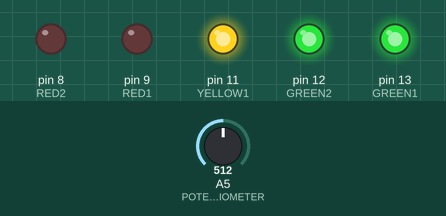
Bench run of a sketch on a simulated Arduino Uno, built with avr-gcc and run on an emulated ATmega328P. Parts: output pins drawn as LEDs (lit = HIGH). The test bench sets the inputs (shaded band); at power-on: A5 (POTENTIOMETER) = 512.

Above: at 1.2 s.
1.3 s: A5 (POTENTIOMETER) set to 498
At 2.0 s:
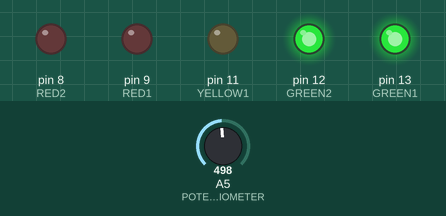
2.8 s: A5 (POTENTIOMETER) set to 355
4.3 s: A5 (POTENTIOMETER) set to 331
At 5.5 s:
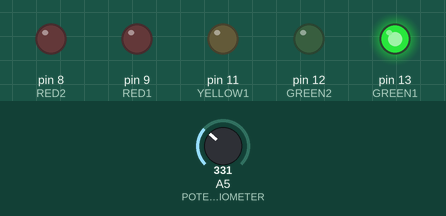
5.8 s: A5 (POTENTIOMETER) set to 177
7.3 s: A5 (POTENTIOMETER) set to 154
At 7.8 s:
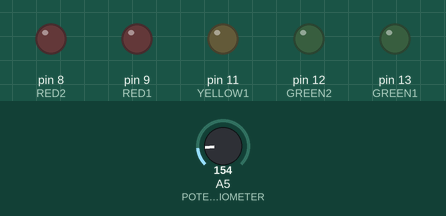
8.8 s: A5 (POTENTIOMETER) set to 306
At 10.1 s:
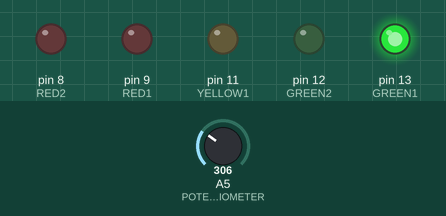
Timing chart, 0 to 11.3 s (numbered marks = the images above; inputs shaded):
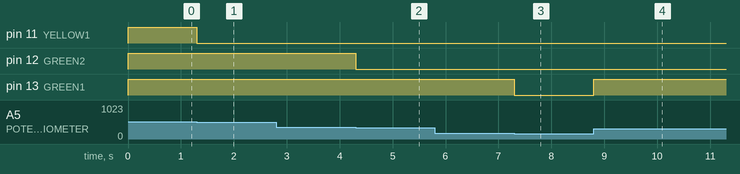

The sketch:

Practica4.2.ino
```cpp
#define GREEN1 13
#define GREEN2 12
#define YELLOW1 11
#define YELLOW2 10
#define RED1 9
#define RED2 8
#define POTENTIOMETER 5

void setup() {
  pinMode(GREEN1, OUTPUT);
  pinMode(GREEN2, OUTPUT);
  pinMode(YELLOW1, OUTPUT);
  pinMode(RED1, OUTPUT);
  pinMode(RED2, OUTPUT);
  pinMode(POTENTIOMETER, INPUT);
}

void loop(){

  int ValueFromPotentiometer = analogRead(POTENTIOMETER);
  int value = map(ValueFromPotentiometer,0,1023,0,6);

  if(value == 0){
    digitalWrite(GREEN1, LOW);
    digitalWrite(GREEN2, LOW);
    digitalWrite(YELLOW1, LOW);
    digitalWrite(YELLOW2, LOW);
    digitalWrite(RED1, LOW);
    digitalWrite(RED2, LOW);
  } else if (value == 1){
    digitalWrite(GREEN1, HIGH);
    digitalWrite(GREEN2, LOW);
    digitalWrite(YELLOW1, LOW);
    digitalWrite(YELLOW2, LOW);
    digitalWrite(RED1, LOW);
    digitalWrite(RED2, LOW);
  } else if (value == 2){
    digitalWrite(GREEN1, HIGH);
    digitalWrite(GREEN2, HIGH);
    digitalWrite(YELLOW1, LOW);
    digitalWrite(YELLOW2, LOW);
    digitalWrite(RED1, LOW);
    digitalWrite(RED2, LOW);
  } else if (value == 3){
    digitalWrite(GREEN1, HIGH);
    digitalWrite(GREEN2, HIGH);
    digitalWrite(YELLOW1, HIGH);
    digitalWrite(YELLOW2, LOW);
    digitalWrite(RED1, LOW);
    digitalWrite(RED2, LOW);
  } else if (value == 4){
    digitalWrite(GREEN1, HIGH);
    digitalWrite(GREEN2, HIGH);
    digitalWrite(YELLOW1, HIGH);
    digitalWrite(YELLOW2, HIGH);
    digitalWrite(RED1, LOW);
    digitalWrite(RED2, LOW);
  } else if (value == 5){
    digitalWrite(GREEN1, HIGH);
    digitalWrite(GREEN2, HIGH);
    digitalWrite(YELLOW1, HIGH);
    digitalWrite(YELLOW2, HIGH);
    digitalWrite(RED1, HIGH);
    digitalWrite(RED2, LOW);
  } else if (value == 6){
    digitalWrite(GREEN1, HIGH);
    digitalWrite(GREEN2, HIGH);
    digitalWrite(YELLOW1, HIGH);
    digitalWrite(YELLOW2, HIGH);
    digitalWrite(RED1, HIGH);
    digitalWrite(RED2, HIGH);
  }
}
```

Measured:
- the behaviour switches between 512 and 511 on A5 (POTENTIOMETER) (found by bisection; images 0 and 1)
- the behaviour switches between 341 and 340 on A5 (POTENTIOMETER) (found by bisection; images 1 and 2)
- the behaviour switches between 171 and 170 on A5 (POTENTIOMETER) (found by bisection; images 2 and 3)
- after the input at 1.3 s, pin 11 (YELLOW1): HIGH → LOW at once
- after the input at 2.8 s, every drawn part: stays the same
- after the input at 4.3 s, pin 12 (GREEN2): HIGH → LOW at once
- after the input at 5.8 s, every drawn part: stays the same
- after the input at 7.3 s, pin 13 (GREEN1): HIGH → LOW at once
- after the input at 8.8 s, pin 13 (GREEN1): LOW → HIGH at once
